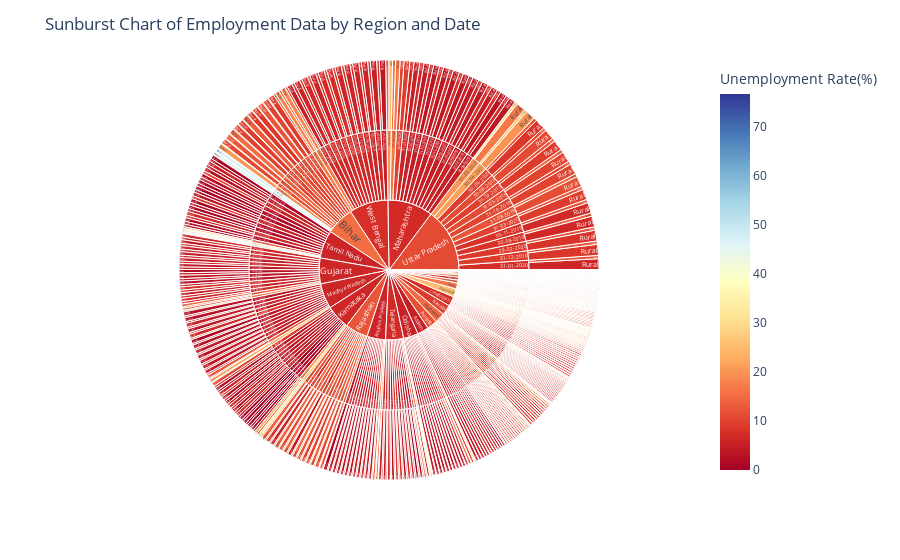

This figure's notebook cell:
### Code cell
# Assuming unemployment_data is already defined as a DataFrame
data = unemployment_data.copy()

# Create the DataFrame
df = pd.DataFrame(data)



# Creating the Sunburst Chart
fig = px.sunburst(df,
                  path=['Region', 'Date', 'Area'],
                  values='Estimated Employed',
                  color='Estimated Unemployment Rate(%)',
                  color_continuous_scale='RdYlBu',
                  hover_data={'Estimated Labour Participation Rate(%)': True})

# Updating the layout
fig.update_layout(
    title="Sunburst Chart of Employment Data by Region and Date",
    coloraxis_colorbar=dict(title="Unemployment Rate(%)"),
    height=600
)

# Show the plot
fig.show()

### Figure 1 — Plotly figure (JSON) as saved in the notebook; plotly's stock layout.template omitted (floating-point values rounded to 4 significant figures; data arrays with more than 128 entries replaced by an {"elided": "..."} marker saying what was removed)
{"data": [{"branchvalues": "total", "customdata": {"elided": "1153x2 mixed values"}, "domain": {"x": [0, 1], "y": [0, 1]}, "hovertemplate": "labels=%{label}<br>Estimated Employed=%{value}<br>parent=%{parent}<br>id=%{id}<br>Estimated Labour Participation Rate(%)=%{customdata[0]}<br>Estimated Unemployment Rate(%)=%{color}<extra></extra>", "ids": {"elided": "1153 str values"}, "labels": {"elided": "1153 str values"}, "marker": {"coloraxis": "coloraxis", "colors": {"elided": "1153 float values"}}, "name": "", "parents": {"elided": "1153 str values"}, "type": "sunburst", "values": {"elided": "1153 int values"}}], "layout": {"autosize": true, "coloraxis": {"colorbar": {"title": {"text": "Unemployment Rate(%)"}}, "colorscale": [[0, "rgb(165,0,38)"], [0.1, "rgb(215,48,39)"], [0.2, "rgb(244,109,67)"], [0.3, "rgb(253,174,97)"], [0.4, "rgb(254,224,144)"], [0.5, "rgb(255,255,191)"], [0.6, "rgb(224,243,248)"], [0.7, "rgb(171,217,233)"], [0.8, "rgb(116,173,209)"], [0.9, "rgb(69,117,180)"], [1, "rgb(49,54,149)"]]}, "legend": {"tracegroupgap": 0}, "margin": {"t": 60}, "title": {"text": "Sunburst Chart of Employment Data by Region and Date"}}}
